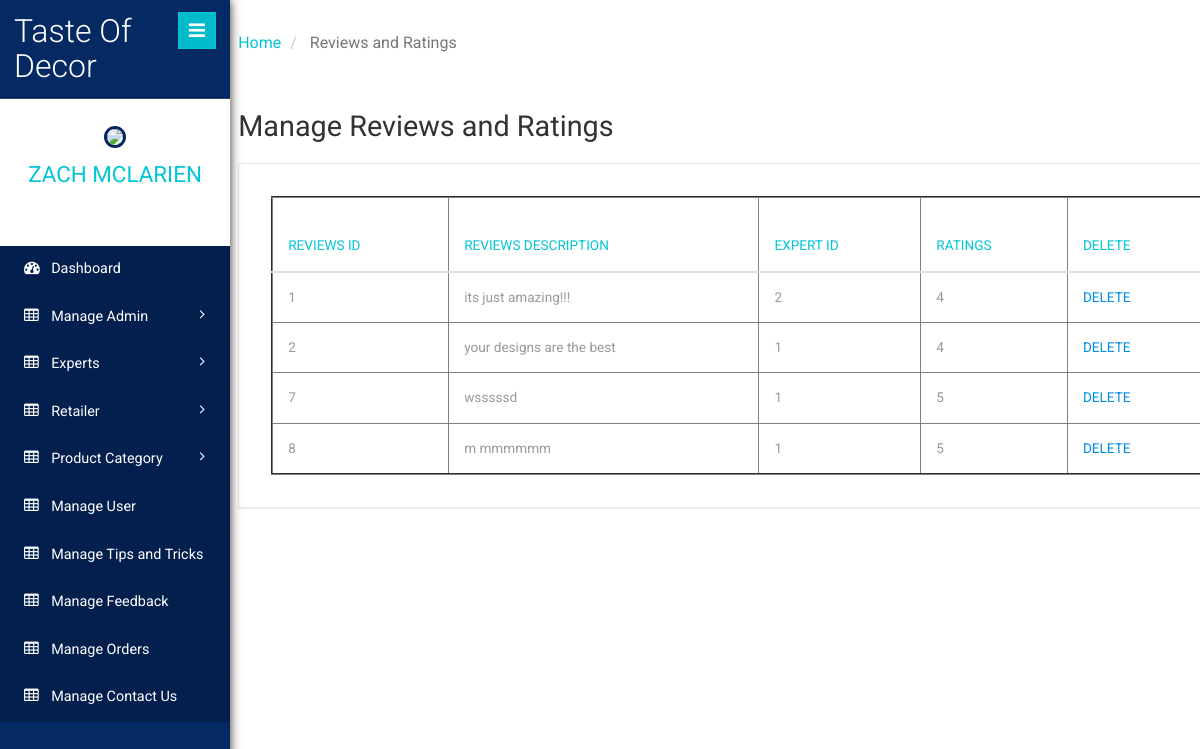
/manage_reviews_ratings.php (signed in), run on the app's committed database.
### tables this page shows
CREATE TABLE `feedback_table` (
  `REVIEWS_ID` int(15) NOT NULL,
  `EXPERT_ID` int(15) NOT NULL,
  `NAME` varchar(20) NOT NULL,
  `REVIEW_DESCRIPTION` longtext NOT NULL,
  `RATINGS` int(15) NOT NULL
);

### manage_reviews_ratings.php (the view, shortened to what this page needs)
<?php
	include 'connection.php';
	if(!isset($_SESSION['sess_admin']))
	{
		header("Location:index.php");
	}
	else
	{
?>
<!DOCTYPE HTML>
<html>
<head>
<link href="css/bootstrap.min.css" rel='stylesheet' type='text/css' />
<link href="css/style.css" rel='stylesheet' type='text/css' />
<link href="css/font-awesome.css" rel="stylesheet">
<link rel="stylesheet" href="css/icon-font.min.css" type='text/css' />
</head>
<body>
   <div class="page-container">
	<div class="left-content">
							<div class="outter-wp">
									  <div class="sub-heard-part">
									   <ol class="breadcrumb m-b-0">
											<li><a href="dashboard.php">Home</a></li>
											<li class="active"> Reviews and Ratings </li>
										</ol>
									   </div>
													<h3 class="inner-tittle two">Manage Reviews and Ratings  </h3>
													<div class="graph">
															<div class="tables">
																<table border="2" class="table table-hover">
																	<thead> <tr height="75px">
																		<th> REVIEWS ID</th>
																		<th> REVIEWS DESCRIPTION</th>
																		<th> EXPERT ID </th>
																		<th> RATINGS </th>
																		<th> DELETE </th>
																		</tr>
																		<?php
				$query = "select * from feedback_table";
				$result = mysqli_query($con,$query);
				while($value= mysqli_fetch_array($result))
				{
					?>
					<tr>
						<td><?php echo $value['REVIEWS_ID'] ?></td>
						<td><?php echo $value['REVIEW_DESCRIPTION'] ?></td>
						<td><?php echo $value['EXPERT_ID'] ?></td>
						<td><?php echo $value['RATINGS'] ?></td>
						<td><a href= "?del=<?php echo $value['REVIEWS_ID']; ?>" onclick="return confirm('Are you sure you want to delete reviews and ratings?')">DELETE </a>
					</tr>
				<?php
				}
				?>
																		</thead> <tbody>  </tbody> </table>
															</div>
													</div>
										</div>
									</div>
								</div>
			<?php
				include 'menu.php';
			?>
</body>
</html>
	<?php } ?>

### data on the page
feedback_table: REVIEWS_ID "1", REVIEW_DESCRIPTION "its just amazing!!!", EXPERT_ID "2", RATINGS "4"
feedback_table: REVIEWS_ID "2", REVIEW_DESCRIPTION "your designs are the best", EXPERT_ID "1", RATINGS "4"
feedback_table: REVIEWS_ID "7", REVIEW_DESCRIPTION "wsssssd", EXPERT_ID "1", RATINGS "5"
feedback_table: REVIEWS_ID "8", REVIEW_DESCRIPTION "m mmmmmm", EXPERT_ID "1", RATINGS "5"
